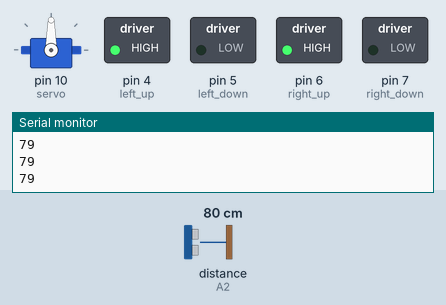
This sketch was run on a simulated Arduino Uno, built with avr-gcc and run on an emulated ATmega328P. On the bench: servo, switched loads named in the sketch (green lamp = pin HIGH), the last lines printed to the serial monitor. Wiring (inferred from the names in the program): ultrasonic range finder: trigger A1; echo A2. Dashed ring = blinking. The inputs (shaded band) are chosen by the test bench; at power-on: distance to the obstacle (sensor on A2) 80 cm. The echo pulse lasts 58.3 µs per cm; pins used as bus, display or sensor lines are not drawn.

Above: at 2.2 s.
2.3 s: distance to the obstacle (sensor on A2) set to 23 cm
3.8 s: distance to the obstacle (sensor on A2) set to 19 cm
At 5.01 s:
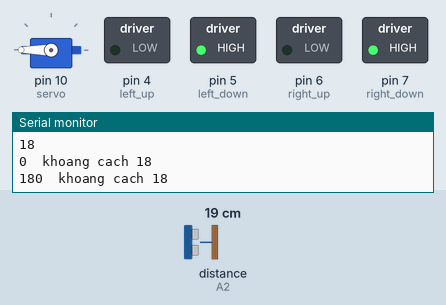
6.8 s: distance to the obstacle (sensor on A2) set to 23 cm
9.8 s: distance to the obstacle (sensor on A2) set to 30 cm
At 10.9 s:
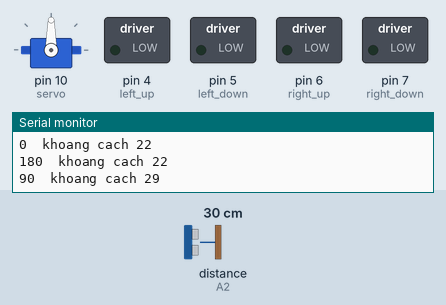
11.8 s: distance to the obstacle (sensor on A2) set to 2 cm
At 12.8 s:
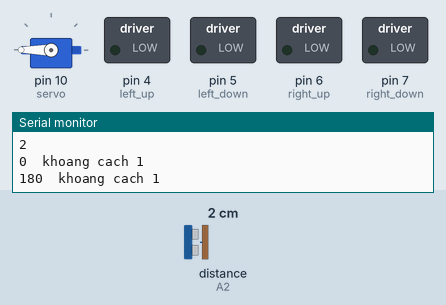
14.8 s: distance to the obstacle (sensor on A2) set to 35 cm
At 15.18 s:
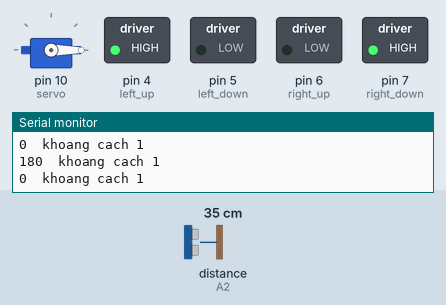
Timing chart, 0 to 17.8 s (numbered marks = the images above; inputs shaded):
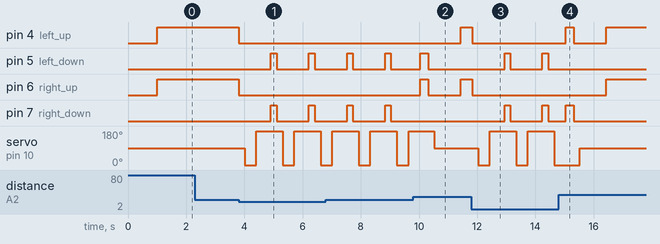

Measured:
- the behaviour switches between 22 and 21 cm on distance to the obstacle (sensor on A2) (found by bisection; images 0 and 1)
- the behaviour switches between 26 and 27 cm on distance to the obstacle (sensor on A2) (found by bisection; images 1 and 2)
- after the input at 3.8 s, pin 4 (left_up), pin 6 (right_up): HIGH → LOW at once; pin 5 (left_down), pin 7 (right_down): alternates HIGH for 0.20 s and LOW for 1.1 s, starting after 1.1 s; servo on pin 10 (servo): alternates 180° for 0.90 s and 0° for 0.40 s, starting after 0.20 s
- after the input at 9.8 s, pin 4 (left_up): LOW → HIGH after 1.6 s; pin 6 (right_up): LOW → HIGH after 0.24 s, → LOW 0.28 s later, → HIGH 1.1 s later; pin 7 (right_down): stops changing and stays LOW
- after the input at 11.8 s, pin 4 (left_up), pin 6 (right_up): HIGH → LOW at once; pin 5 (left_down), pin 7 (right_down): alternates HIGH for 0.20 s and LOW for 1.1 s, starting after 1.1 s; servo on pin 10 (servo): alternates 180° for 0.90 s and 0° for 0.40 s, starting after 0.24 s
- after the input at 14.8 s, pin 4 (left_up): LOW → HIGH after 0.25 s, → LOW 0.28 s later, → HIGH 1.1 s later; pin 5 (left_down): stops changing and stays LOW; pin 6 (right_up): LOW → HIGH after 1.6 s

The sketch:

auto.ino
```cpp
#include<Servo.h>
// Khai báo
const int max_distance = 20 ;
Servo myservo;
const int servo = 10 ;

const int trig = A1;     // chân trig của HC-SR04
const int echo = A2;     // chân echo của HC-SR04

int left_up = 4 ;
int left_down = 5 ;
int right_up = 6 ;
int right_down  = 7 ;

int f = 1  ;
int *ptr = &f ;

int dis  ;


// setup
void setup() {
    Serial.begin(9600);

    myservo.attach(servo);

    pinMode(trig,OUTPUT);   // chân trig sẽ phát tín hiệu
    pinMode(echo,INPUT);    // chân echo sẽ nhận tín hiệu

    pinMode(left_down, OUTPUT);
    pinMode(left_up , OUTPUT);
    pinMode(right_down , OUTPUT);
    pinMode(right_up , OUTPUT);

    dis = distance();
    delay(1000);
  }


// loop

void loop() {
  dis = distance();
  Serial.println(dis);
  if (dis > max_distance ){GO(0,1);delay(100);}
  else {
    stop() ;
    *ptr = 0;
    check(ptr);
    while ( *ptr == 0){
      GO(0,-1);
      delay(200);
      stop();
      check(ptr);
    }
    SERVO(90);
}
}


// loop for distance right and left
/*
void loop(){
  SERVO(0);
  delay(500);
  Serial.print("goc quay : 0 do ");
  Serial.println(distance());
  delay(2000);

  SERVO(90);
  delay(500);
  Serial.print("goc quay : 90 do ");
  Serial.println(distance());
  delay(2000);

  SERVO(180);
  delay(500);
  Serial.print("goc quay : 180 ");
  Serial.println(distance());
  delay(2000);
}
*/
// function

void SERVO(int n ){
  myservo.write(n);
  Serial.print(n) ;
  Serial.print("  khoang cach ");
  Serial.println(distance());
  delay(400);
}

int distance(){
  unsigned long duration; // biến đo thời gian
  int distance;           // biến lưu khoảng cách

    /* Phát xung từ chân trig */
  digitalWrite(trig,0);   // tắt chân trig
  delayMicroseconds(2);
  digitalWrite(trig,1);   // phát xung từ chân trig
  delayMicroseconds(5);   // xung có độ dài 5 microSeconds
  digitalWrite(trig,0);   // tắt chân trig

    /* Tính toán thời gian */
    // Đo độ rộng xung HIGH ở chân echo.
  duration = pulseIn(echo,HIGH);
    // Tính khoảng cách đến vật.
  distance = int(duration/2/29.412);

  return distance;
    /* In kết quả ra Serial Monitor */
    //Serial.print(distance);
    //Serial.println("cm");
    //delay(200);
}

void stop(){
    digitalWrite(right_up , 0);
    digitalWrite(right_down , 0);
    digitalWrite(left_down, 0);
    digitalWrite(left_up, 0);
    delay(200);

}

void right( int n ){
    if ( n == -1 ){
        digitalWrite(right_down , 1 );
        digitalWrite(right_up , 0);
    }else {
        digitalWrite(right_down , 0 );
        digitalWrite(right_up , 1);
    }
}

void left( int n ){
    if ( n == -1 ){
        digitalWrite(left_down , 1 );
        digitalWrite(left_up , 0);
    }else {
        digitalWrite(left_down , 0 );
        digitalWrite(left_up , 1);
    }
}
// function premium

void GO(int x , int y  ){
  int time = 275 ;
    if (x == 0 ){
        if ( y == 1 ){
            right(1);
            left(1);
            //delay(time);
        }
        else{
            right(-1);
            left(-1);
            //delay(time);
        }
    }else {
        if (x == 1){
            right(-1);
            left(1);
            delay(time);
            stop();
        }else {
            right(1);
            left(-1);
            delay(time);
            stop();
        }
    }
}

void check( int *ptr ){
  int d = 0;
  SERVO(0);
  if(distance() > max_distance + 5){
    GO(1,0);
    SERVO(90);
    d = 1 ;
  }else {
    SERVO(180);
    if( distance() > max_distance +5){
      GO(-1, 0);
      SERVO(90);
      d = 1 ;
    }
  }
  *ptr = d ;
  delay(100);
}

// test

void test_hc05(){
  Serial.print("Khoảng cách : ");
  Serial.print(distance());
  Serial.print(" cm ");
  delay(250);
}

void test_motor(){
  Serial.println("Tiến về phía trước ");
  GO(0,1);
}

void test_servo(){
  Serial.println("Quay góc 0 độ ");
  SERVO(0);
  delay(250);
  Serial.println("Quay góc 90 độ ");
  SERVO(90);
  delay(250);
  Serial.println("Quay góc 180 độ ");
  SERVO(180);
  delay(250);
}
```
